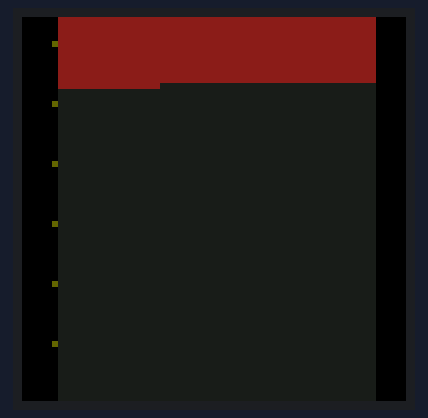
Bench run of a sketch on a simulated ESP32. Shown: 64×64 colour display. WiFi joins after 1.5 s; servers stay silent unless stated; the local clock reads 2024-03-15 10:24:30 at power-on unless the sketch sets it; what the sketch prints to the serial monitor is not drawn.

Above: at 1.6 s.

The sketch:

lifeInWeeks.ino
```cpp
/*******************************************************************
    A life in weeks counter inspired by blog waitbutwhy
    It's designed for a 64x64 matrix
    Parts Used:
      ESP32 Trinity - https://github.com/witnessmenow/ESP32-Trinity
    Written by Enda Molloy

 *******************************************************************/
// ----------------------------
// Standard Libraries - Already Installed if you have ESP32 set up
// ----------------------------

#include <WiFi.h>
#include <FS.h>
#include <SPIFFS.h>
#include "time.h"
#include "math.h"

// ----------------------------
// Additional Libraries - each one of these will need to be installed.
// ----------------------------

#include <WiFiManager.h>
// Captive portal for configuring the WiFi

#include <ESP32-HUB75-MatrixPanel-I2S-DMA.h>
// This is the library for interfacing with the display

// Can be installed from the library manager (Search for "ESP32 MATRIX DMA")
// https://github.com/mrfaptastic/ESP32-HUB75-MatrixPanel-I2S-DMA


// -------------------------------------
// ------- Replace the following! ------
// -------------------------------------

// Wifi network station credentials
char ssid[] = "";     // your network SSID (name)
char password[] = ""; // your network key


// -------------------------------------
// -------   Matrix Config   ------
// -------------------------------------

const int panelResX = 64;  // Number of pixels wide of each INDIVIDUAL panel module.
const int panelResY = 64;  // Number of pixels tall of each INDIVIDUAL panel module.
const int panel_chain = 1; // Total number of panels chained one to another

// See the "displaySetup" method for more display config options

//------------------------------------------------------------------------------------------------------------------

MatrixPanel_I2S_DMA *dma_display = nullptr;

uint16_t myBLACK = dma_display->color565(0, 0, 0);
uint16_t myWHITE = dma_display->color565(255, 255, 255);
uint16_t myRED = dma_display->color565(139, 30, 30);
uint16_t myGrey = dma_display->color565(30, 30, 30);
uint16_t myGREEN = dma_display->color565(102, 102, 0);

const char* ntpServer = "pool.ntp.org";
const long  gmtOffset_sec = 0;   //Replace with your GMT offset (seconds)
const int   daylightOffset_sec = 0;  //Replace with your daylight offset (seconds)
unsigned long unix_start_time, unix_death_time;
unsigned int years_to_death;
unsigned int start_age;

void displaySetup()
{
  HUB75_I2S_CFG mxconfig(
      panelResX,  // module width
      panelResY,  // module height
      panel_chain // Chain length
  );

  // If you are using a 64x64 matrix you need to pass a value for the E pin
  // The trinity connects GPIO 18 to E.
  // This can be commented out for any smaller displays (but should work fine with it)
  mxconfig.gpio.e = 18;

  // May or may not be needed depending on your matrix
  // Example of what needing it looks like:
  // https://github.com/mrfaptastic/ESP32-HUB75-MatrixPanel-I2S-DMA/issues/134#issuecomment-866367216
  mxconfig.clkphase = false;

  // Some matrix panels use different ICs for driving them and some of them have strange quirks.
  // If the display is not working right, try this.
  //mxconfig.driver = HUB75_I2S_CFG::FM6126A;

  dma_display = new MatrixPanel_I2S_DMA(mxconfig);
  dma_display->begin();
}

void setup()
{

  Serial.begin(115200);
  unix_start_time=1354233600; //2013-01-01 00:00
  start_age = 26; //max age you are during year of unix_start_time
  unix_death_time=3376699200; //2077-01-01 04:00 start time + 64 years (64 pixels)

  years_to_death=(floor(unix_death_time-unix_start_time)/31540000); //years required for num rows

  displaySetup();
  dma_display->clearScreen();

  WiFiManager wifiManager;
  //reset saved settings

  wifiManager.autoConnect("AutoConnectAP");
  //if you get here you have connected to the WiFi

  if (WiFi.status() == WL_CONNECTED)
  {
    Serial.print(F("connected. Local IP: "));
    Serial.println(WiFi.localIP());
  }

  //init and get the time
  configTime(gmtOffset_sec, daylightOffset_sec, ntpServer);

}

void loop()
{
  int weeks_elapsed;
  weeks_elapsed = get_weeks_elapsed();

  // years on y-axis, weeks on x-axis
  for (int years = 0; years < years_to_death; years++) {
    for (int weeks = 0; weeks<= 52; weeks++){
      paint_matrix(years, weeks, weeks_elapsed);
    }
    paint_decade(years);
  }
  delay(86400000); //once a day
}

void paint_matrix(int row, int col, int weeks_elapsed){
  int week_num = row*52 + col;

  if (week_num < weeks_elapsed){
    dma_display->drawPixel(6 + col, row, myRED);
  }else{
    dma_display->drawPixel(6 + col, row, myGrey);
  }
}

void paint_decade(int row){

  if((row + start_age)%10 == 0){
    dma_display->drawPixel(5, row, myGREEN);
  }else{
    dma_display->drawPixel(5, row, myBLACK);
  }

}

int get_weeks_elapsed()
{
  time_t now;
  int weeks_elapsed;
  struct tm timeinfo;
  if(!getLocalTime(&timeinfo)){
    Serial.println("Failed to obtain time");
    return 0;
  }
  time(&now);
  Serial.print("Weeks Elapsed: ");
  weeks_elapsed=floor((now-unix_start_time)/604800);
  Serial.println(weeks_elapsed);
  return weeks_elapsed;
}
```
